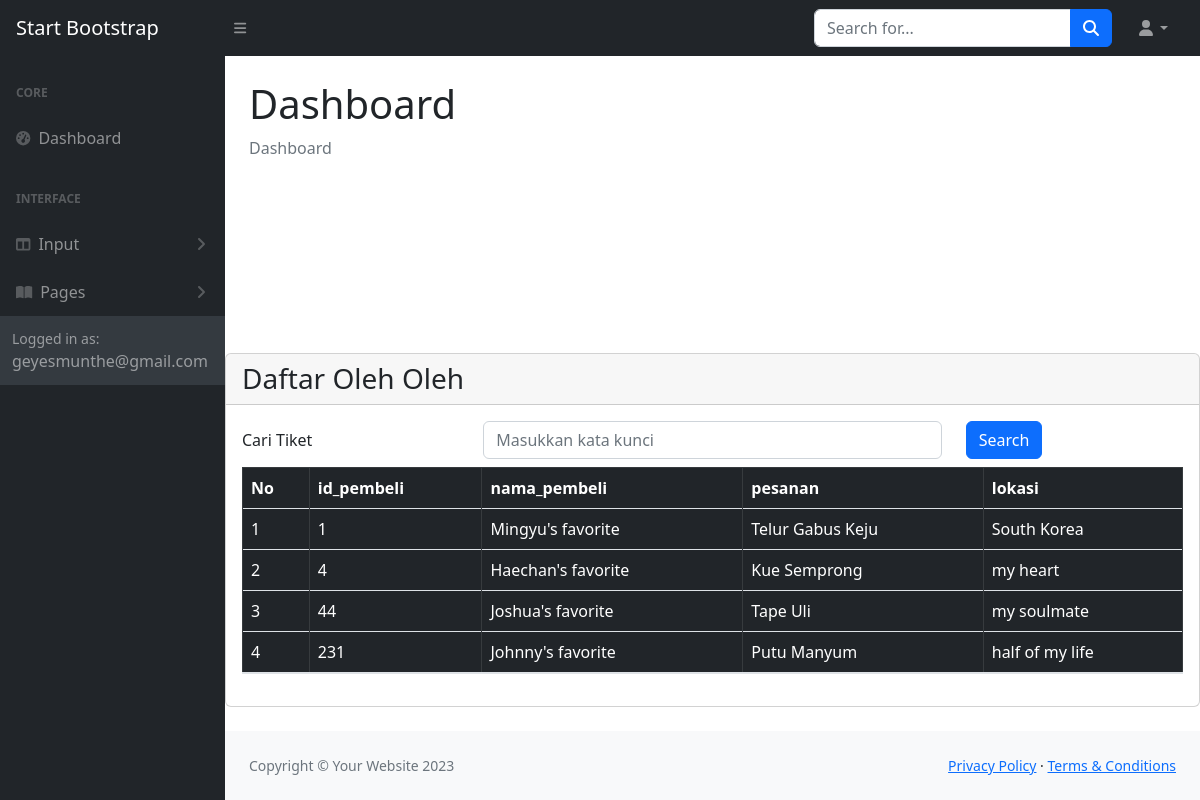
Page /daftaroleholeh.php on the committed database.
### tables this page shows
CREATE TABLE `penjualanoleholeh` (
  `id_pembeli` int(11) NOT NULL,
  `nama_pembeli` char(25) NOT NULL,
  `pesanan` varchar(300) NOT NULL,
  `produk` char(255) NOT NULL,
  `lokasi` varchar(150) NOT NULL,
  `gambar` varchar(225) NOT NULL
);

### daftaroleholeh.php (the view, shortened to what this page needs)
<!DOCTYPE html>
<html>
<?php
include "include/include.php";
?>
<head>
    <link rel="stylesheet" type="text/css" href="css/bootstrap.min.css">
</head>
<body>
    <?php include "include/head.php"; ?>
    <body class="sb-nav-fixed">
        <?php include "include/navbar.php";?>
        <div id="layoutSidenav">
            <div id="layoutSidenav_nav">
                <?php include "include/menunav.php" ?>
            </div>
            <div id="layoutSidenav_content">
                <main>
                    <div class="container-fluid px-4">
                        <h1 class="mt-4">Dashboard</h1>
                        <ol class="breadcrumb mb-4">
                            <li class="breadcrumb-item active">Dashboard</li>
                        </ol>
                    </div>
                </main>
                <div class="row">
                    <div class="col-sm-12">
                        <div class="card mb-4">
                            <div class="card-header">
                                <h3 class="mb-0 font-weight-bold">Daftar Oleh Oleh</h3>
                            </div>
                            <div class="card-body">
                                <form method="POST">
                                    <div class="form-group row mb-2">
                                        <label for="search" class="col-sm-3 col-form-label font-weight-bold">Cari Tiket</label>
                                        <div class="col-sm-6">
                                            <input type="text" name="search" class="form-control" id="search"
                                                value="<?php if (isset($_POST['search'])) {echo $_POST['search'];}?>"
                                                placeholder="Masukkan kata kunci">
                                        </div>
                                        <div class="col-sm-1">
                                            <input type="submit" name="kirim" class="btn btn-primary" value="Search">
                                        </div>
                                    </div>
                                </form>
                                <div class="table-responsive">
                                    <table class="table table-dark table-bordered table-hover">
                                        <thead>
                                            <tr>
                                                <th scope="col">No</th>
                                                <th scope="col">id_pembeli</th>
                                                <th scope="col">nama_pembeli</th>
                                                <th scope="col">pesanan</th>
                                                <th scope="col">lokasi</th>
                                            </tr>
                                        </thead>
                                        <tbody>
                                            <?php
                                            if (isset($_POST["kirim"])) {
                                                $search = $_POST['search'];
                                                $query = mysqli_query($connection, "select penjualanoleholeh.* from penjualanoleholeh where id_pembeli like '%" . $search . "%'");
                                            } else {
                                                $query = mysqli_query($connection, "select penjualanoleholeh.* from penjualanoleholeh ");
                                            }
                                            $nomor = 1;
                                            while ($row = mysqli_fetch_array($query)) {
                                            ?>
                                            <tr>
                                                <td><?php echo $nomor; ?></td>
                                                <td><?php echo $row['id_pembeli']; ?></td>
                                                <td><?php echo $row['nama_pembeli']; ?></td>
                                                <td><?php echo $row['pesanan']; ?></td>
                                                <td><?php echo $row['lokasi']; ?></td>
                                            </tr>
                                            <?php $nomor = $nomor + 1; ?>
                                            <?php
                                            }
                                            ?>
                                        </tbody>
                                    </table>
                                </div>
                            </div>
                        </div>
                        <?php include "include/footer.php";?>
                    </div>
                </div>
            </div>
        </div>
    </body>
</html>

### daftaroleholeh.php (style rules this page uses)
table.table thead { margin-top: 10px; }
table.table { border-bottom: 2px solid #dee2e6; }

### rows in the picture
penjualanoleholeh: id_pembeli "1", nama_pembeli "Mingyu's favorite", pesanan "Telur Gabus Keju", lokasi "South Korea"
penjualanoleholeh: id_pembeli "4", nama_pembeli "Haechan's favorite", pesanan "Kue Semprong", lokasi "my heart"
penjualanoleholeh: id_pembeli "44", nama_pembeli "Joshua's favorite", pesanan "Tape Uli", lokasi "my soulmate"
penjualanoleholeh: id_pembeli "231", nama_pembeli "Johnny's favorite", pesanan "Putu Manyum", lokasi "half of my life"
